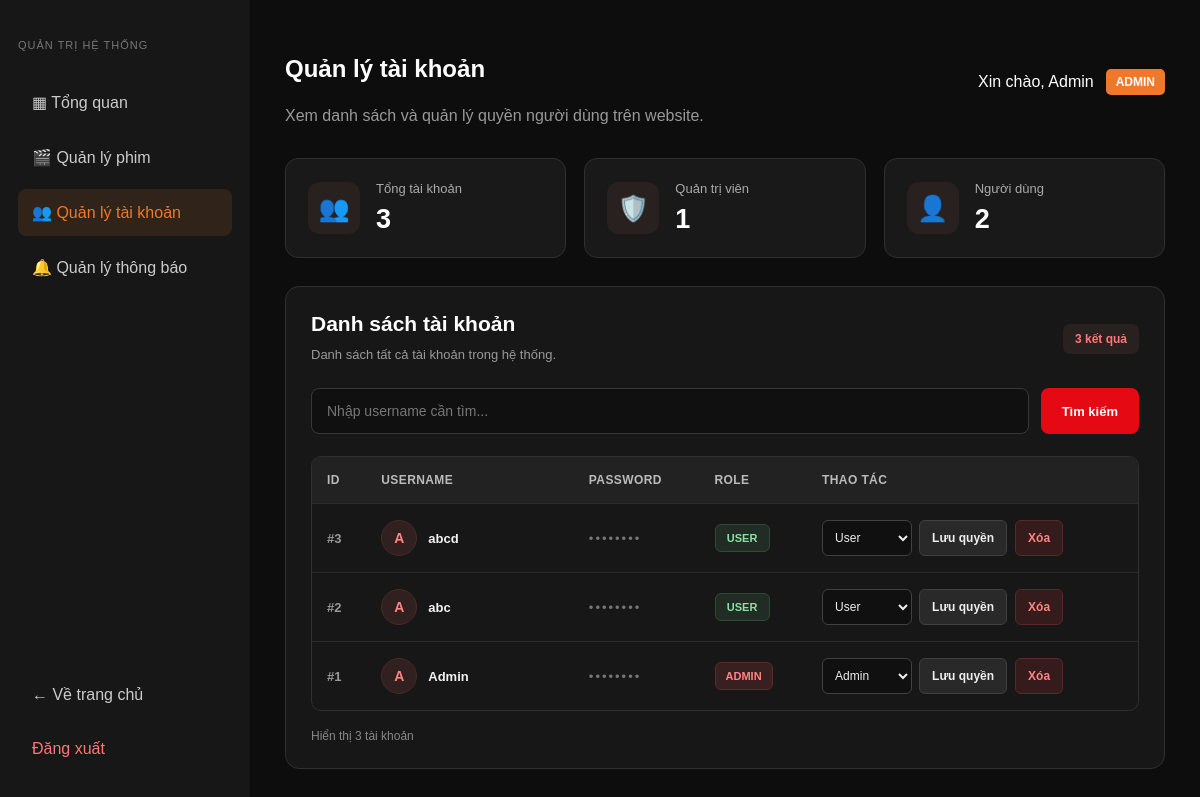
The page /quanlytaikhoan.php (signed in) on the database its author committed.
### tables this page shows
CREATE TABLE `taikhoan` (
  `id` int(11) NOT NULL,
  `username` varchar(50) NOT NULL,
  `password` varchar(225) NOT NULL,
  `role` enum('user','admin') NOT NULL
);

### quanlytaikhoan.php (the view, shortened to what this page needs)
<?php
require_once 'connect.php';
$keyword = trim($_GET['keyword'] ?? '');
if ($keyword !== '') {
    $tuKhoa = '%' . $keyword . '%';
    $stmt = $conn->prepare(
        "SELECT id, username, role
         FROM taikhoan
         WHERE username LIKE ?
         ORDER BY id DESC"
    );
    $stmt->bind_param("s", $tuKhoa);
} else {
    $stmt = $conn->prepare(
        "SELECT id, username, role
         FROM taikhoan
         ORDER BY id DESC"
    );
}
$stmt->execute();
$stmt->bind_result($idTaiKhoan, $tenTaiKhoan, $quyenTaiKhoan);
$danhSachTaiKhoan = [];
while ($stmt->fetch()) {
    $danhSachTaiKhoan[] = [
        'id' => (int)$idTaiKhoan,
        'username' => (string)$tenTaiKhoan,
        'role' => (string)$quyenTaiKhoan
    ];
}
$stmt = $conn->prepare(
    "SELECT
        COUNT(*),
        COALESCE(SUM(CASE WHEN role = 'admin' THEN 1 ELSE 0 END), 0),
        COALESCE(SUM(CASE WHEN role = 'user' THEN 1 ELSE 0 END), 0)
     FROM taikhoan"
);
$stmt->execute();
$stmt->bind_result($tongTatCa, $tongAdmin, $tongUser);
$tongTatCa = (int)$tongTatCa;
$tongAdmin = (int)$tongAdmin;
$tongUser = (int)$tongUser;
function e($value): string
{
    return htmlspecialchars((string)$value, ENT_QUOTES, 'UTF-8');
}
$urlDanhSach = 'quanlytaikhoan.php';
?>
<!DOCTYPE html>
<html lang="vi">
<head>
    <link rel="stylesheet" href="css/admin.css">
    <link rel="stylesheet" href="css/quanlytaikhoan.css">
</head>
<body>
<div class="admin-layout">
    <aside class="sidebar">
        <p class="admin-label">QUẢN TRỊ HỆ THỐNG</p>
        <a href="admin.php">▦ Tổng quan</a>
        <a href="quanlyphim.php">🎬 Quản lý phim</a>
        <a href="quanlytaikhoan.php" class="active">
            👥 Quản lý tài khoản
        </a>
        <a href="quanlythongbao.php">🔔 Quản lý thông báo</a>
        <a href="index.php" class="back-home">← Về trang chủ</a>
        <a href="logout.php" class="logout">Đăng xuất</a>
    </aside>
    <main class="admin-main">
        <div class="account-header">
            <div>
                <h2>Quản lý tài khoản</h2>
                <p>Xem danh sách và quản lý quyền người dùng trên website.</p>
            </div>
            <div class="admin-account">
                <span>Xin chào, <?= e($_SESSION['username']) ?></span>
                <span class="admin-badge">ADMIN</span>
            </div>
        </div>
        <div class="account-stats">
            <div class="account-stat-card">
                <span class="account-stat-icon">👥</span>
                <div>
                    <p>Tổng tài khoản</p>
                    <h2><?= $tongTatCa ?></h2>
                </div>
            </div>
            <div class="account-stat-card">
                <span class="account-stat-icon">🛡️</span>
                <div>
                    <p>Quản trị viên</p>
                    <h2><?= $tongAdmin ?></h2>
                </div>
            </div>
            <div class="account-stat-card">
                <span class="account-stat-icon">👤</span>
                <div>
                    <p>Người dùng</p>
                    <h2><?= $tongUser ?></h2>
                </div>
            </div>
        </div>
        <section class="account-panel">
            <div class="account-panel-header">
                <div>
                    <h2>Danh sách tài khoản</h2>
                    <p>
                        <?php if ($keyword !== ''): ?>
                            Kết quả tìm kiếm cho:
                            <strong><?= e($keyword) ?></strong>
                        <?php else: ?>
                            Danh sách tất cả tài khoản trong hệ thống.
                        <?php endif; ?>
                    </p>
                </div>
                <span class="account-count">
                    <?= count($danhSachTaiKhoan) ?> kết quả
                </span>
            </div>
            <form action="quanlytaikhoan.php" method="GET"
                  class="account-search">
                <input
                    type="search"
                    name="keyword"
                    placeholder="Nhập username cần tìm..."
                    value="<?= e($keyword) ?>"
                >
                <button type="submit">Tìm kiếm</button>
            </form>
            <div class="account-table-wrap">
                <table class="account-table">
                    <thead>
                        <tr>
                            <th>ID</th>
                            <th>Username</th>
                            <th>Password</th>
                            <th>Role</th>
                            <th>Thao tác</th>
                        </tr>
                    </thead>
                    <tbody>
                    <?php if (!empty($danhSachTaiKhoan)): ?>
                        <?php foreach ($danhSachTaiKhoan as $tk): ?>
                            <tr>
                                <td>
                                    <span class="account-id"> #<?= (int)$tk['id'] ?> </span>
                                </td>
                                <td>
                                    <div class="account-user">
                                        <span class="account-avatar">
                                            <?= e(
                                                strtoupper(
                                                    substr($tk['username'], 0, 1)
                                                )
                                            ) ?>
                                        </span>
                                        <strong>
                                            <?= e($tk['username']) ?>
                                        </strong>
                                    </div>
                                </td>
                                <td>
                                    <span class="password-hidden">
                                        ••••••••
                                    </span>
                                </td>
                                <td>
                                    <span class="role-badge <?= $tk['role'] === 'admin'
                                        ? 'role-admin'
                                        : 'role-user' ?>">
                                        <?= e($tk['role']) ?>
                                    </span>
                                </td>
                                <td>
                                    <div class="account-actions">
                                        <form method="POST" action="<?= e($urlDanhSach) ?>" class="role-form">
                                            <select name="role" aria-label="Chọn quyền tài khoản">
                                                <option value="user"
                                                    <?= $tk['role'] === 'user'
                                                        ? 'selected'
                                                        : '' ?>>
                                                    User
                                                </option>
                                                <option value="admin"
                                                    <?= $tk['role'] === 'admin'
                                                        ? 'selected'
                                                        : '' ?>>
                                                    Admin
                                                </option>
                                            </select>
                                            <button type="submit"
                                                    class="btn-role"
                                                    onclick="return confirm('Bạn có chắc muốn cập nhật quyền tài khoản này?')">
                                                Lưu quyền
                                            </button>
                                        </form>
                                        <form method="POST"
                                              action="<?= e($urlDanhSach) ?>"
                                              onsubmit="return confirm('Bạn có chắc chắn muốn xóa tài khoản này?')">
                                            <button type="submit" class="btn-delete"> Xóa </button>
                                        </form>
                                    </div>
                                </td>
                            </tr>
                        <?php endforeach; ?>
                    <?php endif; ?>
                    </tbody>
                </table>
            </div>
            <div class="account-panel-footer">
                Hiển thị <?= count($danhSachTaiKhoan) ?> tài khoản
            </div>
        </section>
    </main>
</div>
</body>
</html>

### css/admin.css (style rules this page uses)
* { box-sizing: border-box; }
body { margin: 0; font-family: Arial, sans-serif; background: #0d0d0d; color: #fff; }
.admin-layout { display: flex; min-height: 100vh; width: 100%; }
.sidebar { position: fixed; top: 0; left: 0; bottom: 0; width: 250px; height: 100vh; padding: 28px 18px; background: #171717; display: flex; flex-direction: column; overflow-y: auto; overflow-x: hidden; z-index: 1000; }
.admin-label { font-size: 11px; color: #777; letter-spacing: 1px; margin-bottom: 28px; flex-shrink: 0; }
.sidebar a { display: block; flex-shrink: 0; padding: 14px; margin-bottom: 8px; color: #ccc; text-decoration: none; border-radius: 8px; transition: background 0.2s, color 0.2s; }
.sidebar a:hover, .sidebar a.active { background: #302319; color: #ee792c; }
.sidebar .back-home { margin-top: auto; }
.sidebar .logout { margin-top: 0; margin-bottom: 0; color: #ff7777; flex-shrink: 0; }
.admin-main { flex: 1; min-width: 0; width: calc(100% - 250px); margin-left: 250px; padding: 35px; box-sizing: border-box; }
.admin-account { display: flex; align-items: center; gap: 12px; flex-wrap: wrap; }
.admin-badge { background: #ee792c; color: #fff; padding: 6px 10px; border-radius: 5px; font-size: 12px; font-weight: bold; white-space: nowrap; }

### rows shown on the page
taikhoan: id "3", username "A", username "abcd", role "USER", role "User"
taikhoan: id "2", username "A", username "abc", role "USER", role "User"
taikhoan: id "1", username "A", username "Admin", role "ADMIN", role "Admin"

### other values the page prints
$_SESSION['username'] "Admin"
$tongTatCa "3"
$tongAdmin "1"
$tongUser "2"
count($danhSachTaiKhoan) "3"
